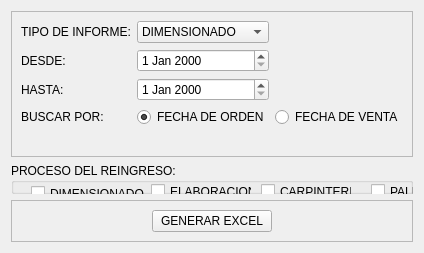
                <widget class="QWidget" name="tab">
                 <attribute name="title">
                  <string>Generar informes</string>
                 </attribute>
                 <layout class="QVBoxLayout" name="verticalLayout_26">
                  <item>
                   <widget class="QFrame" name="frame_6">
                    <property name="maximumSize">
                     <size>
                      <width>16777215</width>
                      <height>200</height>
                     </size>
                    </property>
                    <property name="frameShape">
                     <enum>QFrame::StyledPanel</enum>
                    </property>
                    <property name="frameShadow">
                     <enum>QFrame::Raised</enum>
                    </property>
                    <layout class="QGridLayout" name="gridLayout_10">
                     <item row="0" column="0">
                      <widget class="QLabel" name="label_36">
                       <property name="text">
                        <string>TIPO DE INFORME:</string>
                       </property>
                      </widget>
                     </item>
                     <item row="0" column="1">
                      <widget class="QComboBox" name="comboBox">
                       <item>
                        <property name="text">
                         <string>DIMENSIONADO</string>
                        </property>
                       </item>
                       <item>
                        <property name="text">
                         <string>ELABORACION</string>
                        </property>
                       </item>
                       <item>
                        <property name="text">
                         <string>CARPINTERIA</string>
                        </property>
                       </item>
                       <item>
                        <property name="text">
                         <string>PALLETS</string>
                        </property>
                       </item>
                       <item>
                        <property name="text">
                         <string>REINGRESO</string>
                        </property>
                       </item>
                      </widget>
                     </item>
                     <item row="2" column="0">
                      <widget class="QLabel" name="label_40">
                       <property name="text">
                        <string>HASTA:</string>
                       </property>
                      </widget>
                     </item>
                     <item row="1" column="0">
                      <widget class="QLabel" name="label_39">
                       <property name="text">
                        <string>DESDE:</string>
                       </property>
                      </widget>
                     </item>
                     <item row="1" column="1">
                      <widget class="QDateEdit" name="d_inicio"/>
                     </item>
                     <item row="4" column="0">
                      <widget class="QLabel" name="label_41">
                       <property name="text">
                        <string>BUSCAR POR:</string>
                       </property>
                      </widget>
                     </item>
                     <item row="4" column="1">
                      <widget class="QRadioButton" name="r_orden_2">
                       <property name="text">
                        <string>FECHA DE ORDEN</string>
                       </property>
                       <property name="checked">
                        <bool>true</bool>
                       </property>
                      </widget>
                     </item>
                     <item row="2" column="1">
                      <widget class="QDateEdit" name="d_termino"/>
                     </item>
                     <item row="4" column="2">
                      <widget class="QRadioButton" name="r_venta">
                       <property name="text">
                        <string>FECHA DE VENTA</string>
                       </property>
                      </widget>
                     </item>
                     <item row="5" column="1">
                      <widget class="QLabel" name="lb_buscar">
                       <property name="maximumSize">
                        <size>
                         <width>16777215</width>
                         <height>25</height>
                        </size>
                       </property>
                       <property name="text">
                        <string/>
                       </property>
                      </widget>
                     </item>
                    </layout>
                   </widget>
                  </item>
                  <item>
                   <widget class="QGroupBox" name="groupBox">
                    <property name="maximumSize">
                     <size>
                      <width>16777215</width>
                      <height>100</height>
                     </size>
                    </property>
                    <property name="title">
                     <string>PROCESO DEL REINGRESO:</string>
                    </property>
                    <widget class="QCheckBox" name="r_d">
                     <property name="geometry">
                      <rect>
                       <x>20</x>
                       <y>20</y>
                       <width>121</width>
                       <height>21</height>
                      </rect>
                     </property>
                     <property name="text">
                      <string>DIMENSIONADO</string>
                     </property>
                    </widget>
                    <widget class="QCheckBox" name="r_e">
                     <property name="geometry">
                      <rect>
                       <x>140</x>
                       <y>20</y>
                       <width>101</width>
                       <height>17</height>
                      </rect>
                     </property>
                     <property name="text">
                      <string>ELABORACION</string>
                     </property>
                    </widget>
                    <widget class="QCheckBox" name="r_c">
                     <property name="geometry">
                      <rect>
                       <x>250</x>
                       <y>20</y>
                       <width>91</width>
                       <height>17</height>
                      </rect>
                     </property>
                     <property name="text">
                      <string>CARPINTERIA</string>
                     </property>
                    </widget>
                    <widget class="QCheckBox" name="r_p">
                     <property name="geometry">
                      <rect>
                       <x>360</x>
                       <y>20</y>
                       <width>70</width>
                       <height>17</height>
                      </rect>
                     </property>
                     <property name="text">
                      <string>PALLETS</string>
                     </property>
                    </widget>
                   </widget>
                  </item>
                  <item>
                   <widget class="QFrame" name="frame_7">
                    <property name="maximumSize">
                     <size>
                      <width>16777215</width>
                      <height>100</height>
                     </size>
                    </property>
                    <property name="frameShape">
                     <enum>QFrame::StyledPanel</enum>
                    </property>
                    <property name="frameShadow">
                     <enum>QFrame::Raised</enum>
                    </property>
                    <layout class="QHBoxLayout" name="horizontalLayout_20">
                     <item>
                      <widget class="QPushButton" name="btn_generar_informe">
                       <property name="maximumSize">
                        <size>
                         <width>120</width>
                         <height>50</height>
                        </size>
                       </property>
                       <property name="text">
                        <string>GENERAR EXCEL</string>
                       </property>
                      </widget>
                     </item>
                    </layout>
                   </widget>
                  </item>
                 </layout>
                </widget>
